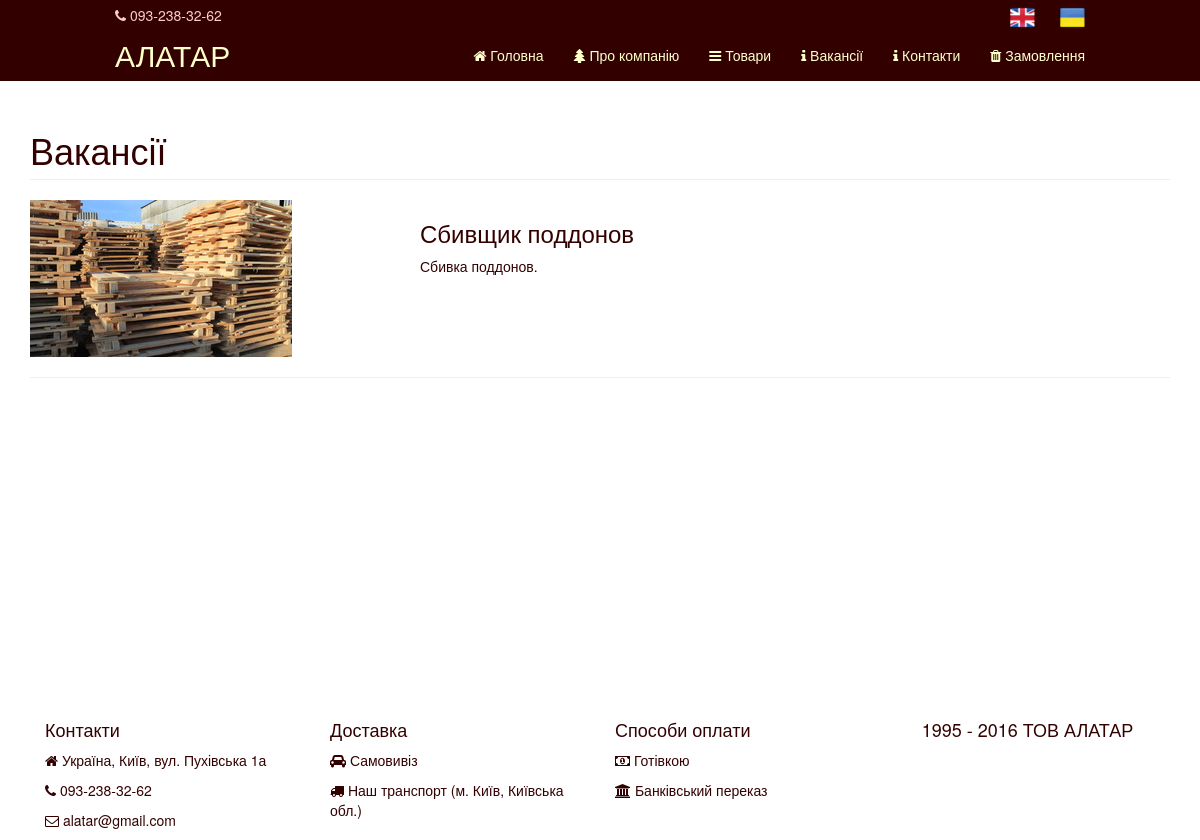
The page /vacancy on the database as committed earlier.
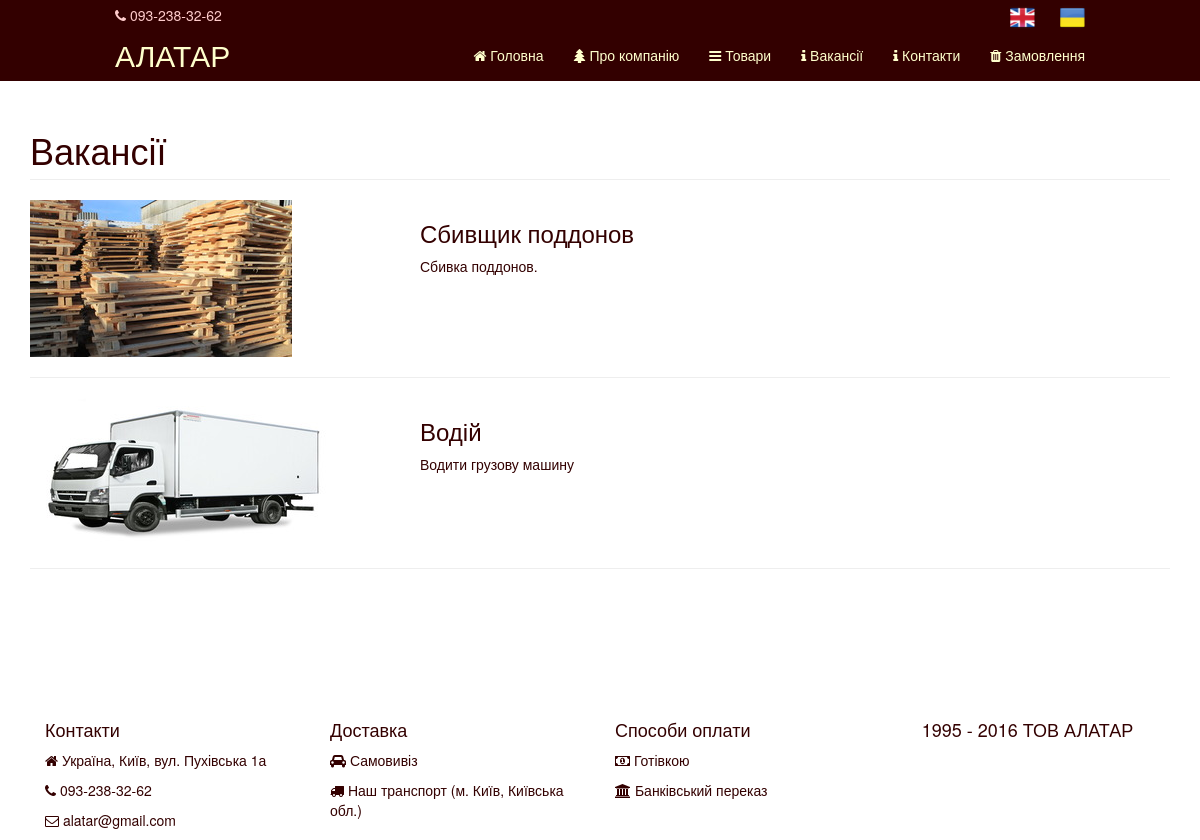
The same page on the database as committed later.
### tables this page shows
CREATE TABLE IF NOT EXISTS `vacancies_ukr` (
  `id` int(11) NOT NULL AUTO_INCREMENT,
  `caption` varchar(200) NOT NULL,
  `info` varchar(500) DEFAULT NULL,
  `image` varchar(50) DEFAULT NULL,
  PRIMARY KEY (`id`)
);

### index.php (called while the page is built)
<?php
require_once 'core.php';

### Recordset.php (called while the page is built, shortened)
<?php
INCLUDE '/DB.php';
class Recordset {
    private $database;
    private $dbh;
    public function __construct(){
        $this->database = DB::get();
    }
    public function connect($host, $dbname, $user, $pass){
        $this->dbh = $this->database->connect($host, $dbname, $user, $pass);
    }
    public function SQL(){
        $args = func_get_args();
        $query = $args[0];
        $argsCount = count($args);
        if($argsCount > 1){
            if(is_array($args[1])){
                $this->sth = $this->dbh->prepare($query);
                $this->sth->execute($args[1]);
            }
            else{
                array_shift($args);
                $this->sth = $this->dbh->prepare($query);
                $this->sth->execute($args);
            }
        }
        else{
            $this->sth = $this->dbh->query($query);
        }
    }
}
?>

### DB.php (called while the page is built, shortened)
<?php
class DB{
    private static $instance;
    public static function get(){
        if (self::$instance === null){
            self::$instance = new DB();
        }
        return self::$instance;
    }
    public function connect($host, $dbname, $user, $pass){
        try{
            $this->dbh = new PDO("mysql:host=".$host.";dbname=".$dbname, $user, $pass);
            return $this->dbh;
        } catch(PDOException $e){
            $this->connected = false;
            echo $e->getMessage();
        }
    }
}
?>

### views/vacancy_view.php (the view)
<div class="container" style="margin-top: 40px;">
    <div class="page">
    <div class="row">
            <div class="col-lg-12">
                <h1 class="page-header"><?=Page::$local_const['vacancy']?></h1>
            </div>
    </div>
    <?foreach($this->data as $row){?>
        <div class="row">
            <div class="col-md-4">
                <img class="img-responsive " src="/images/<?=$row['image']?>" alt="">
            </div>
            <div class="col-md-5">
                <h3><?=$row['caption']?></h3>
                <p><?=$row['info']?></p>
            </div>
        </div>
        <hr>
        <?}?>

### core.php (shortened to what this page needs)
<?php
include '/Recordset.php';
include '/page.php';
$code = "main";
$routes = explode('/', $_SERVER['REQUEST_URI']);
array_shift($routes);
if($routes[0]==='admin' || file_exists('adminka/'.$routes[0].'.php')){
    if(IN_ADMIN){
        if($routes[0]=='admin'){
            include '/views/header.php';
            include '/views/admin_view.php';
            include '/views/footer.php';
        }
        else{
            include '/adminka/'.$routes[0].'.php';
        }
    }
    else{
        include '/views/header.php';
        include '/views/404_view.php';
        include '/views/footer.php';
    }
}
else {
    if (!empty($routes[0])) {
        $code = $routes[0];
    }
    $page = new Page($code);
    $page->getContent();
    include '/views/header.php';
    $page->publish();
    include '/views/footer.php';
}

### views/header.php (shortened to what this page needs)
<!DOCTYPE html>
<html lang="en">
<head>
    <link href="/css/bootstrap.css" rel="stylesheet">
    <link href="/css/modern-business.css" rel="stylesheet">
    <link href="/css/login.css" rel="stylesheet">
    <link rel="stylesheet" href="/adminka/css/admin.css">
	<link rel="stylesheet" href="/font-awesome/css/font-awesome.min.css">
	<link href="//maxcdn.bootstrapcdn.com/font-awesome/4.2.0/css/font-awesome.min.css" rel="stylesheet">
    <link href="/css/site.css" rel="stylesheet">
</head>
<body>
<nav class="navbar navbar-inverse navbar-fixed-top header-style" role="navigation">
    <div class="header-tel-number col-lg-10 col-lg-offset-1 col-xs-12">
        <span><i class="fa fa-phone"></i> 093-238-32-62</span>
        <span class="lang" id="ukr" title="Українською"><img src="/images/Ukraine-Flag.png"></span>
        <span class="lang" id="en" title="English"><img src="/images/United-Kingdom-flag.png"></span>
    </div>
    <div class="container col-lg-10 col-lg-offset-1 col-xs-12">
        <div class="navbar-header">
            <a class="navbar-brand" href="/"><?=Page::$local_const['Alatar']?></a>
        </div>
        <div class="collapse navbar-collapse" id="bs-example-navbar-collapse-1">
            <ul class="nav navbar-nav navbar-right">
                <li>
                    <a href="/"><i class = "fa fa-home"></i> <?=Page::$local_const['main_page']?></a>
                </li>
                <li>
                    <a href="/about"><i class = "fa fa-tree"></i> <?=Page::$local_const['about']?></a>
                </li>
                <li>
                    <a href="/product"><i class = "fa fa-bars"></i> <?=Page::$local_const['products']?></a>
                </li>
                <li>
                    <a href="/vacancy"><i class="fa fa-info"></i> <?=Page::$local_const['vacancy']?></a>
                </li>
                <li>
                    <a href="/contacts"><i class="fa fa-info"></i> <?=Page::$local_const['contacts']?></a>
                </li>
                <li>
                    <a href="/order"><i class="fa fa-trash"></i> <?=Page::$local_const['order']?></a>
                </li>
            </ul>
        </div>
    </div>
</nav>

### page.php (shortened to what this page needs)
<?php
include_once 'Recordset.php';
class Page{
    public static $db;
    public static $languagePrefix, $local_const;
    private $code,$caption,$content,$parentCode,$isContainer,$aliasOf,$productCode;
    private $view='main', $filename, $title = 'ТОВ "АЛАТАР" купить пиломатериалы недорого Киев';
    private $data = array(), $data1 = array(), $product_types = array();
    private $notFound=false;
    public function __construct($code){
        $this->view = $code;
        if(is_array($code)){
            $this->field = $code;
        }else {
            $this->code = $code;
            $sql = "SELECT * FROM pages".self::$languagePrefix." WHERE code = '".$this->code."'";
            self::$db->SQL($sql);
            try {
                $this->field = self::$db->nextRow();
            }
            catch(Exception $e){
                $this->notFound = true;
                $this->view = '404';
            }
        }
        $this->isContainer = $this->field['isContainer'];
    }
    public function getContent(){
        if(!$this->notFound) {
            if ($this->isContainer === '1') {
                if ($this->code == 'contacts') {
                    self::$db->SQL("SELECT * FROM map");
                    array_push($this->data1, self::$db->nextRow());
                } elseif ($this->code === 'vacancy') {
                    $sql = "SELECT * FROM vacancies".self::$languagePrefix;
                    self::$db->SQL($sql);
                    while ($row = self::$db->nextRow())
                        array_push($this->data, $row);
                }elseif ($this->code === 'orders') {
                    self::$db->SQL("SELECT * FROM orders");
                    while ($row = self::$db->nextRow())
                        array_push($this->data, $row);
                }
            }
        }
        $this->filename = 'views/'.$this->view.'_view.php';
    }
    public function publish(){
        if(file_exists($this->filename)) {
            include $this->filename;
        }
        else{
            include '/views/404_view.php';
        }
    }
}

### views/footer.php (shortened to what this page needs)
</div>
<footer id = "footer" style="margin-top: 40px;">
    <div class="row">
        <div class="col-lg-12 col-sm-12">
            <div class="col-lg-3 col-sm-3 col-xs-6">
            	<h4><?=Page::$local_const['contacts']?></h4>
            	<p><i class="fa fa-home"></i> <?=Page::$local_const['adress']?></p>
                <p><i class="fa fa-phone"></i> 093-238-32-62</p>
                <p><i class="fa fa-envelope-o"></i> alatar@gmail.com</p>
            </div>
            <div class="col-lg-3 col-sm-3 col-xs-6 ">
            	<h4><?=Page::$local_const['delivery']?></h4>
            	    <p><i class="fa fa-car"></i> <?=Page::$local_const['self_delivery']?></p>
                    <p><i class="fa fa-truck"></i> <?=Page::$local_const['our_transport']?></p>
            </div>
            <div class="col-lg-3 col-sm-3 col-xs-6 my-hide">
            	<h4><?=Page::$local_const['payment']?></h4>
            	    <p><i class="fa fa-money"></i> <?=Page::$local_const['cash_payment']?></p>
                    <p><i class="fa fa-bank"></i> <?=Page::$local_const['bank_payment']?></p>
            </div>
            <div class = "col-lg-3 col-sm-3 col-xs-12 ">
            	<h4 class = "main-text"><?=Page::$local_const['Alatar_footer']?></h4>
            </div>
        </div>
    </div>
</footer>
</div>
</body>
</html>

### css/modern-business.css (style rules this page uses)
html, body { height: 100%; }
body { padding-top: 50px; }
footer { margin: 50px 0; }

### css/site.css (style rules this page uses)
body:first-line { content: ''; }
body { background-color: #ffffff; color: #330000; }
.header-style { background-color: #330000; color: #ffcccc; border-color: #330000; }
.navbar-inverse .navbar-nav>li>a { color: #ffffcc; }
.navbar-inverse .navbar-brand { color: #ffffcc; }
a { color: #330000; }
.header-tel-number { padding-right: 15px; padding-left: 15px; padding-bottom: 10px; }
.header-tel-number span { float: left; padding-top: 5px; margin-bottom: -10px; }
.header-tel-number span:not(:first-of-type) { float: right; padding: 5px 0 0 15px; }
.navbar-brand { font-size: 30px; }
.navbar { min-height: 70px; }
.navbar > .container { bottom: 0; }
.lang { margin-left: 10px; }

### views/footer.php (style rules this page uses)
html { position: relative; }
#footer { bottom: 0; margin: 50px 0 0 0; }
.page { display: table-row; height: 100%; }
.container { position: relative; display: table; height: 100%; }
.main-text { text-align: center; }

Rows that differ between the two databases and show on the page:
added vacancies_ukr: image (picture), caption "Водій", info "Водити грузову машину"
